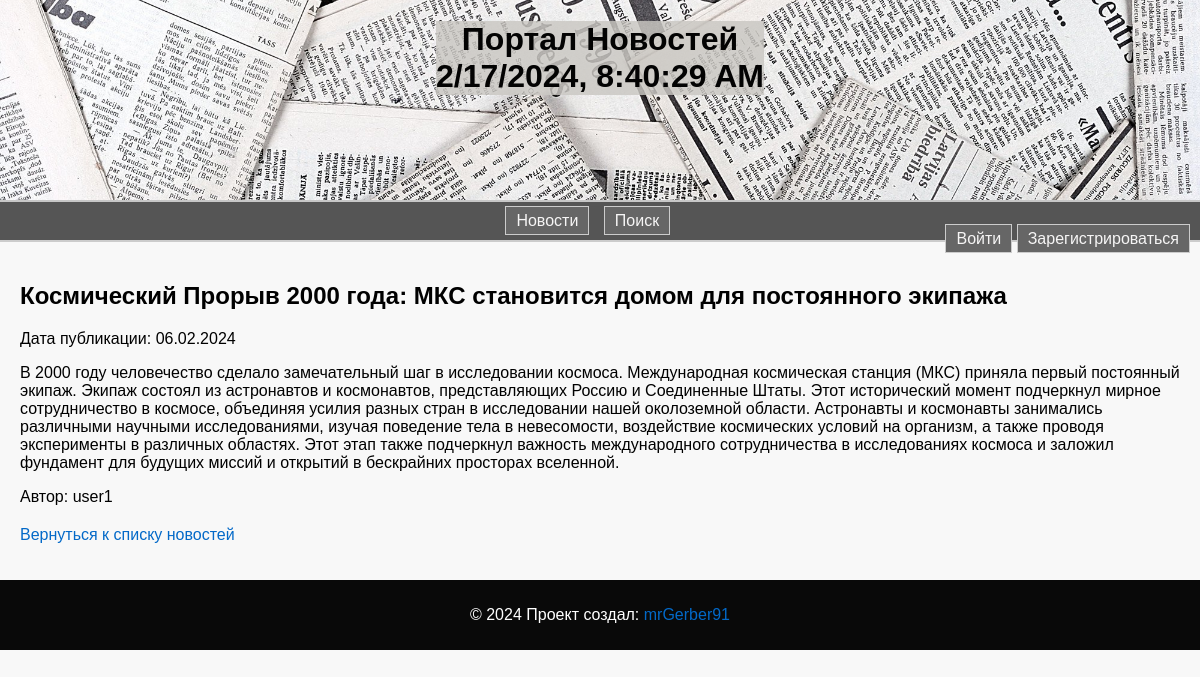
Screenshot of /news/post/13/ with the database file from the repository.
### news/models.py (models this page shows, shortened)
class Post(models.Model):
    author = models.ForeignKey(Author, on_delete=models.CASCADE) # Ссылка на автора
    post_type_choices = [('article', 'Article'), ('news', 'News')]
    post_type = models.CharField(max_length=10, choices=post_type_choices)
    created_at = models.DateTimeField(auto_now_add=True)
    categories = models.ManyToManyField(Category, through='PostCategory') # Связь многие ко многим с категориями
    title = models.CharField(max_length=255)
    content = models.TextField()
    rating = models.IntegerField(default=0)

class Author(models.Model):
    user = models.OneToOneField(User, on_delete=models.CASCADE)# Один к одному с моделью пользователя Django
    rating = models.IntegerField(default=0)
    def __str__(self):
        return self.user.username

### news/views.py (the view)
# urls.py: path('news/post/<int:post_id>/', post_detail, name='post_detail'),
def post_detail(request, post_id):
    post = get_object_or_404(Post, pk=post_id)
    return render(request, 'news/post_detail.html', {'post': post})

### news/context_processors.py (called while the page is built)
def real_time(request):
    city = 'Europe/Moscow'
    real_time = datetime.now(pytz.timezone(city))
    return {'real_time': real_time}

### news/templatetags/my_filters.py (called while the page is built)
@register.filter(name='censor')
def censor(value):
    if not isinstance(value, str):
        raise ValueError("Censor filter can only be applied to strings.")
    censored_words = ['редиска', 'редиску', 'редиской', 'редиски']
    for word in censored_words:
        value = re.sub(re.compile(re.escape(word), re.IGNORECASE), '*' * len(word), value)
    return value

### templates/news/post_detail.html (shortened to what this page needs)
{% extends 'flatpages/default.html' %}
{% load static %}
{% load my_filters %}
{% block content %}
    <article>
        <h2>{{ post.title|censor }}</h2>
        <p>Дата публикации: {{ post.created_at|date:"d.m.Y" }}</p>
        <p>{{ post.content|censor }}</p>
        <p>Автор: {{ post.author }}</p>
    </article>
    <p>
        <a href="{% url 'news_list' %}">Вернуться к списку новостей</a>
    </p>
{% endblock %}

### static/css/style.css (style rules this page uses)
body { font-family: 'Arial', sans-serif; margin: 0; padding: 0; background-color: #f8f8f8; }
article { margin-bottom: 20px; }
h2, h3 { color: rgba(0, 0, 0, 1); }
a { color: #0369c8; text-decoration: none; }

### rows the page displays
Post: title|censor "Космический Прорыв 2000 года: МКС становится домом для постоянного экипажа", created_at "06.02.2024", content|censor "В 2000 году человечество сделало замечательный шаг в исследовании космоса. Международная космическая станция (МКС) приняла первый постоянный экипаж. Экипаж состоял из астронавтов и космонавтов, представляющих Россию и Соединенные Штаты. Этот исторический момент подчеркнул мирное сотрудничество в космосе, объединяя усилия разных стран в исследовании нашей околоземной области. Астронавты и космонавты занимались различными научными исследованиями, изучая поведение тела в невесомости, воздействие космических условий на организм, а также проводя эксперименты в различных областях. Этот этап также подчеркнул важность международного сотрудничества в исследованиях космоса и заложил фундамент для…", author "user1"
